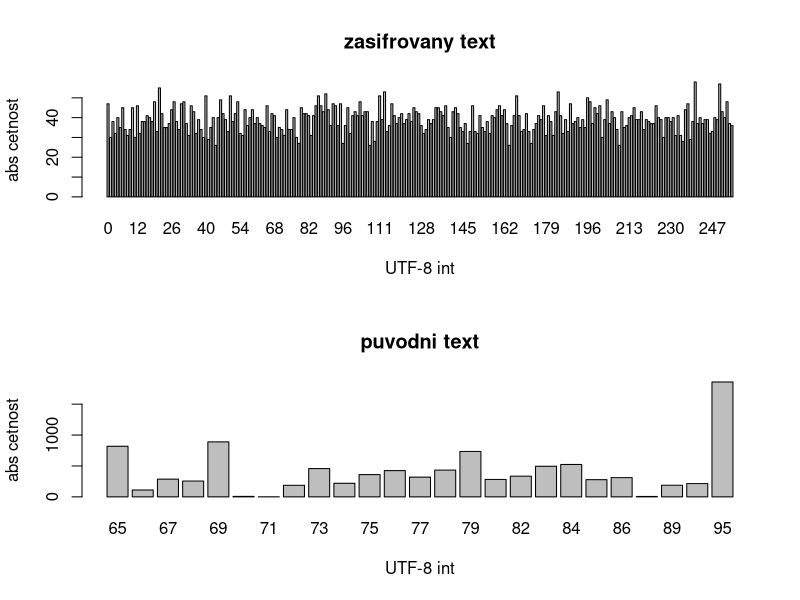

Write the R code that produced this figure.
############ Karel Safr, statisticka cryptanalyza, kodovani: UTF8
############ Blokove sifry

alphabet = data.frame(letters = c("A", "B", "C", "D", "E", "F", "G", "H", "I", "J", "K", "L", 
                                  "M", "N", "O", "P", "Q", "R", "S", "T", "U", "V", "W", "X", "Y", "Z", "_"),
                      numeric = c(0:26))

jlondon = c(read.table("./data/jlondon.txt")[,1])
jlondon

# Krakatit, Capek, 434385 znaků
krakatit = c(read.table("./data/Krakatit.txt")[,1])
str(krakatit)


# funkce na prevody
textTobit64Matrix <- function(x) {
  x  = rawToBits(as.raw(utf8ToInt(x)))
  matrix(x, ncol = 64, byrow = TRUE)
}

intTobit64Matrix <- function(x) {
  x  = rawToBits(as.raw(x))
  matrix(x,ncol = 64, byrow = TRUE)
}

x=textTobit64Matrix("NASETAJE")
x

bit64MatrixToText <- function(x){
  x=c(t(x))
  intToUtf8(as.integer(packBits(x)))
}

bit64MatrixToInt <- function(x){
  x = c(t(x))
  (as.integer(packBits(x)))
}

bit64MatrixToText(textTobit64Matrix("testtesttesttest"))
intTobit64Matrix(c(1:16))

## sifrovani:

bin_enc <- function(bin_x, bin_key){
  xor(bin_x, bin_key)
}

bin_dec <- function(bin_x, bin_key){
  xor(bin_x, bin_key)
}


## Lookup tabulky pro S funkce:
#lookuptabulky:
LT = matrix(data = c(
  7,14,1,11,15,13,3,8,6,9,12,10,5,2,4,0,
  10,1,6,13,9,14,5,12,11,3,7,2,4,0,15,8,
  0,3,7,4,12,14,10,2,11,15,8,9,6,13,5,1,
  5,9,4,7,3,11,13,10,6,14,15,8,12,2,1,0,
  14,6,1,5,12,2,8,15,7,4,9,10,0,13,3,11,
  10,9,5,1,15,0,2,14,12,4,6,7,11,8,13,3,
  15,7,14,1,12,5,3,11,8,10,13,0,9,4,6,2,
  9,13,8,6,11,5,14,15,3,0,4,2,7,10,1,12,
  1,13,9,12,15,10,8,5,4,6,0,7,2,14,3,11,
  8,13,12,5,10,4,2,3,9,7,1,15,0,6,11,14,
  15,3,6,9,5,12,0,7,11,4,2,13,10,14,8,1,
  8,0,13,1,5,14,10,2,3,9,7,6,4,12,15,11,
  5,7,4,13,10,1,2,8,15,0,14,3,9,6,11,12,
  14,11,13,0,10,15,2,4,7,6,1,3,12,9,5,8,
  9,3,4,11,6,8,1,7,10,0,12,13,2,5,14,15,
  6,14,1,7,15,13,10,9,8,3,0,4,2,11,5,12
), ncol = 16, byrow = TRUE)
colnames(LT) = 0:15

keyLT <-matrix(0, ncol = 16, nrow = 2)
keyLT[1, ] <-c(8,10,9,0,6,7,1,15,2,3,13,4,12,11,5,14)
keyLT[2, ] <-c(0,1,8,14,11,9,6,10,2,3,7,13,5,12,15,4)

iLT<-LT
for(i in 1:16) iLT[i,] <- c(0:15)[order(LT[i,])]

#
matrix(rawToBits(as.raw(0:15)), byrow = TRUE, ncol = 8)[,1:4]

# 4 bity jsou čisla od 0 do 15ti, 
# dve funkce na konverze 4 bit formatu:
bit4ToInt <- function(x){
  as.integer(packBits(c(x, rep(as.raw(0), 4))))
}

intToBit4 <- function(x){
  rawToBits(as.raw(x))[1:4]
}
zpracovani = sort(rep(1:16,4))

bit64ToInt <- function(x, zpracovani_vec = zpracovani){
  as.numeric(tapply(x, zpracovani_vec, bit4ToInt))
}

intTo64bit <- function(x){
  c(sapply(x, intToBit4))
}


# S funkce:
S_enc <- function(x, enc=LT){
  x = bit64ToInt(x)
  for(i in 1:16) x[i] = enc[i, x[i]+1]
  intTo64bit(x)
}

S_dec <- function(x, dec=iLT) {
  x = bit64ToInt(x)
  for(i in 1:16) x[i] = dec[i, x[i]+1]
  intTo64bit(x)
}


S_key <- function(x, keyenc){
  x = bit4ToInt(x)
  x = keyenc[x+1]
  intTo64bit(x)
}

slovo = "slovojan"
heslo = "hesloten"

# zasifrovani / odsifrovani bez michani:
r=S_enc(bin_enc(textTobit64Matrix(slovo),textTobit64Matrix(heslo)))
bit64MatrixToText(bin_dec(S_dec(r), textTobit64Matrix(heslo)))

## michani:
bit_mix = c(0,16,32,48,1,17,33,49,2,18,34,50,3,19,35,51,
  4,20,36,52,5,21,37,53,6,22,38,54,7,23,39,55,
  8,24,40,56,9,25,41,57,10,26,42,58,11,27,43,59,
  12,28,44,60,13,29,45,61,14,30,46,62,15,31,47,63)+1
# R pozicuje od 1!
bit_demix <- c(1:64)[order(bit_mix)]

bitmix <- function(x, mixing = bit_mix){
  x[mixing]
}
bitmix(1:64)
bitdemix <- function(x, mixing = bit_demix){
  x[mixing]
}
bitdemix(bitmix(1:64))

# Round na jednom bloku
bitblok_enc <- function(x, key){
  bitmix(S_enc(bin_enc(x,key)))
}
bitblok_dec <- function(x, key){
  bin_dec(S_dec(bitdemix(x)),key)
}
slovo
r=bitblok_enc(textTobit64Matrix(slovo),textTobit64Matrix(heslo))
r
bit64MatrixToText(bitblok_dec(r,textTobit64Matrix(heslo)))

# hurá!

# zacisteni delky textu na bloky po 8 pismenech (64bit)
textTo8 <- function(x){
  zbytek = nchar(x) %% 8
  if(zbytek > 0) x = paste0(x,paste0(sample(alphabet$letters,8-zbytek), collapse = ""))
  x
}

textTo8("T")
# zacisteni a replikace hlesla:
hesloTo16 <- function(x){
  substr(paste0(rep(x, 16), collapse = ""), 1, 16)
}
hesloTo16("te")
hesloTo16("texttextjedna")

# keystream | round key 
tk = "heslocojetonaseh"
Kspace <- function(tk){
  tk = hesloTo16(tk)
  tk = c(t(textTobit64Matrix(tk)))
  K = matrix(raw(0), ncol = 128, nrow = 32)
  K[1,]= tk
  for(i in 2:32){
    rk = K[i-1,]
    rk = rk[c(66:128, 1:65)] # left rotation by 61 bit
    rk[1:4] = S_key(rk[1:4], keyLT[1,])# S 
    rk[5:8] = S_key(rk[5:8], keyLT[1,])# S
    rk[62:66] =  xor(rk[62:66], intToBits(i-1)[1:5])
    K[i,] = rk
  }
  K
}

Kspace(tk)
Kspace("test")
# vse dohromady:

present_enc <- function(text, key){
  key = Kspace(key)
  text = textTo8(text)
  text = textTobit64Matrix(text)
  
  for(round_i in 1:32){
    for(i in 1:nrow(text)){
      text[i,] = bitblok_enc(text[i,], key[round_i, 1:64])
    }
  }
  bit64MatrixToInt(text)
}

present_dec <- function(inttext, key){
  key = Kspace(key)
  text = intTobit64Matrix(inttext)
  
  for(round_i in 32:1){
    for(i in 1:nrow(text)){
      text[i,] = bitblok_dec(text[i,], key[round_i, 1:64])
    }
  }
  bit64MatrixToText(text)
}


r = present_enc("test", "test")
r
present_dec(r, "test")


textkzasifrovani = substr(krakatit, 1, 10000)


zasifrovane = present_enc(textkzasifrovani, "NASEHESLO")
zasifrovane2 = present_enc(textkzasifrovani, "NASEHESLA")
par(mfrow = c(2, 1))
barplot(table(zasifrovane), xlab = "UTF-8 int", ylab = "abs cetnost", main = "zasifrovany text")
barplot(table(utf8ToInt(textkzasifrovani)), xlab = "UTF-8 int",ylab = "abs cetnost", main = "puvodni text")

present_dec(zasifrovane, "NASEHESLO")

#citlivost na zmenu hesla:
present_enc("ABCDEFGHIJKLM", "NASEHESLO")
present_enc("ABCDEFGHIJKLM", "NASEHESLA")
#citlivost na zmenu textu:
present_enc("ABCDEFGHIJKLM", "NASEHESLO")
present_enc("BBCDEFGHIJKLM", "NASEHESLO")



############
############